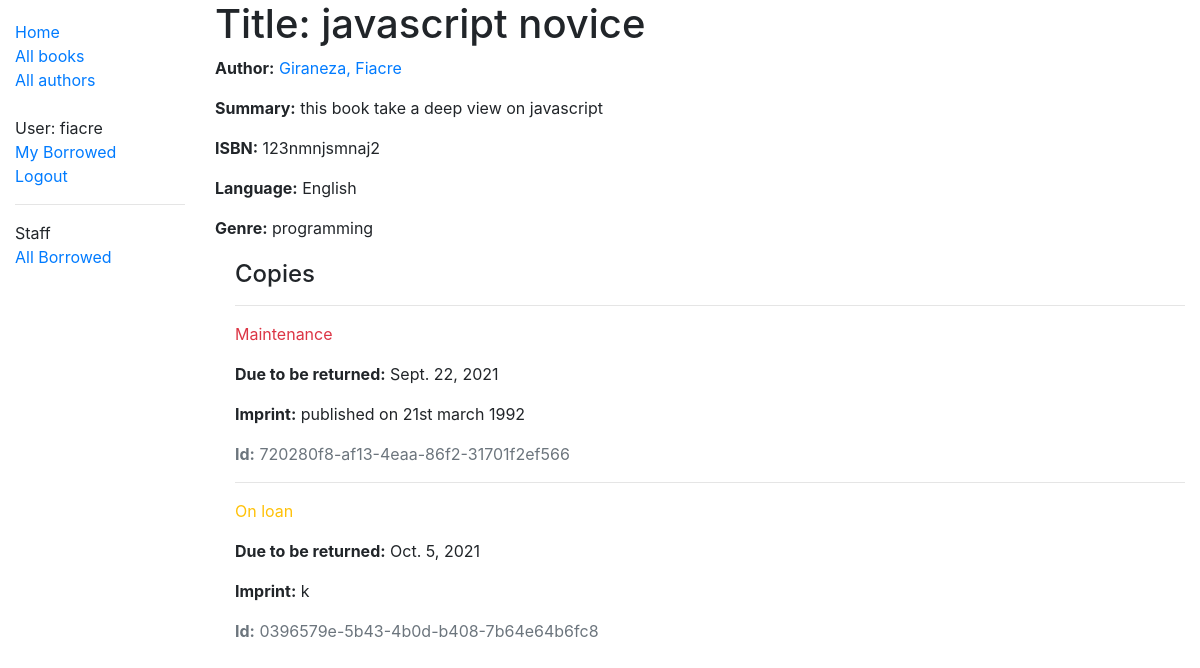
Page /catalog/book/2 (signed in) on the committed database.
### catalog/models.py (models this page shows, shortened)
class Book(models.Model):
    title = models.CharField(max_length=200)
    author = models.ForeignKey('Author', on_delete=models.SET_NULL, null=True)
    summary = models.TextField(max_length=1000, help_text='Enter a brief description of the book')
    isbn = models.CharField('ISBN', max_length=13, unique=True,
                             help_text='13 Character <a href="https://www.isbn-international.org/content/what-isbn">ISBN number</a>')
    genre = models.ManyToManyField(Genre, help_text='Select a genre for this book')
    language = models.ForeignKey('Language',on_delete=models.SET_NULL, null=True)
    def display_genre(self):
        """Create a string for the Genre. This is required to display genre in Admin."""
        return ', '.join(genre.name for genre in self.genre.all()[:3])
    display_genre.short_description = 'Genre'

class Author(models.Model):
    first_name = models.CharField(max_length=100)
    last_name = models.CharField(max_length=100)
    date_of_birth = models.DateField(null=True, blank=True)
    date_of_death = models.DateField('Died', null=True, blank=True)
    class Meta:
        ordering = ['last_name', 'first_name']
    def get_absolute_url(self):
        return reverse('author-detail', args=[str(self.id)])
    def __str__(self):
        return f'{self.last_name}, {self.first_name}'

class Language(models.Model):
    name = models.CharField(max_length=200,
                            help_text="Enter the book's natural language (e.g. English, French, Japanese etc.)")
    def __str__(self):
        return self.name

class Genre(models.Model):
    name = models.CharField(max_length=200, help_text='Enter a book genre (e.g. Science Fiction)')
    def __str__(self):
        return self.name

class BookInstance(models.Model):
    id = models.UUIDField(primary_key=True, default=uuid.uuid4, help_text='Unique ID for this particular book across whole library')
    book = models.ForeignKey('Book', on_delete=models.RESTRICT, null=True)
    borrower = models.ForeignKey(User, on_delete=models.SET_NULL, null=True, blank=True)
    imprint = models.CharField(max_length=200)
    due_back = models.DateField(null=True, blank=True)
    LOAN_STATUS = (
        ('m', 'Maintenance'),
        ('o', 'On loan'),
        ('a', 'Available'),
        ('r', 'Reserved'),
    )
    status = models.CharField(
        max_length=1,
        choices=LOAN_STATUS,
        blank=True,
        default='m',
        help_text='Book availability',
    )
    class Meta:
        ordering = ['due_back']
        permissions = (("can_mark_returned", "Set book as returned"),)

### catalog/views.py (the view)
# urls.py: path('book/<int:pk>', views.BookDetailView.as_view(), name='book-detail'),
class BookDetailView(LoginRequiredMixin,generic.DetailView):
    model = Book

### catalog/templates/catalog/book_detail.html
{% extends "base_generic.html" %}
{% block content %}
<h1>Title: {{ book.title }}</h1>
<p><strong>Author:</strong> <a href="{{ book.author.get_absolute_url }}">{{ book.author }}</a></p>
<p><strong>Summary:</strong> {{ book.summary }}</p>
<p><strong>ISBN:</strong> {{ book.isbn }}</p>
<p><strong>Language:</strong> {{ book.language }}</p>
<p><strong>Genre:</strong> {{ book.genre.all|join:", " }}</p>
<div style="margin-left:20px;margin-top:20px">
    <h4>Copies</h4>
    {% for copy in book.bookinstance_set.all %}
    <hr>
    <p
        class="{% if copy.status == 'a' %}text-success{% elif copy.status == 'm' %}text-danger{% else %}text-warning{% endif %}">
        {{ copy.get_status_display }}
    </p>
    {% if copy.status != 'a' %}
    <p><strong>Due to be returned:</strong> {{ copy.due_back }}</p>
    {% endif %}
    <p><strong>Imprint:</strong> {{ copy.imprint }}</p>
    <p class="text-muted"><strong>Id:</strong> {{ copy.id }}</p>
    {% endfor %}
</div>
{% endblock %}

### catalog/templates/base_generic.html (shortened to what this page needs)
<!DOCTYPE html>
<html lang="en">
<head>
    <link rel="stylesheet" href="https://cdn.jsdelivr.net/npm/bootstrap@4.5.3/dist/css/bootstrap.min.css"
>
    {% load static %}
    <link rel="stylesheet" href="{% static 'css/styles.css' %}">
</head>
<body>
    <div class="container-fluid">
        <div class="row">
            <div class="col-sm-2">
                {% block sidebar %}
                <ul class="sidebar-nav">
                    <li><a href="{% url 'index' %}">Home</a></li>
                    <li><a href="{% url 'books' %}">All books</a></li>
                    <li><a href="{% url 'authors' %}">All authors</a></li>
                    <br>
                    {% if user.is_authenticated %}
                    <li>User: {{ user.get_username }}</li>
                    <li><a href="{% url 'my-borrowed' %}">My Borrowed</a></li>
                    <li><a href="{% url 'logout'%}?next={{request.path}}">Logout</a></li>
                    {% else %}
                    <li><a href="{% url 'login'%}?next={{request.path}}">Login</a></li>
                    {% endif %}
                    {% if perms.catalog.can_mark_returned %}
                    <hr>
                    <li>Staff</li>
                    <li><a href="{% url 'all-borrowed' %}">All Borrowed</a></li>
                    {% endif %}
                </ul>
                {% endblock %}
            </div>
            <div class="col-sm-10 ">
                {% block content %}{% endblock %}
            </div>
        </div>
    </div>
</body>
</html>

### catalog/static/css/styles.css (style rules this page uses)
.sidebar-nav { margin-top: 20px; padding: 0; list-style: none; }

### rows in the picture
Book: title "javascript novice", author "Giraneza, Fiacre", summary "this book take a deep view on javascript", isbn "123nmnjsmnaj2", language "English", genre.all "programming"
BookInstance: status "Maintenance", due_back "Sept. 22, 2021", imprint "published on 21st march 1992", id "720280f8-af13-4eaa-86f2-31701f2ef566"
BookInstance: status "On loan", due_back "Oct. 5, 2021", imprint "k", id "0396579e-5b43-4b0d-b408-7b64e64b6fc8"

### other values in the picture
{{ user.get_username }} "fiacre"
